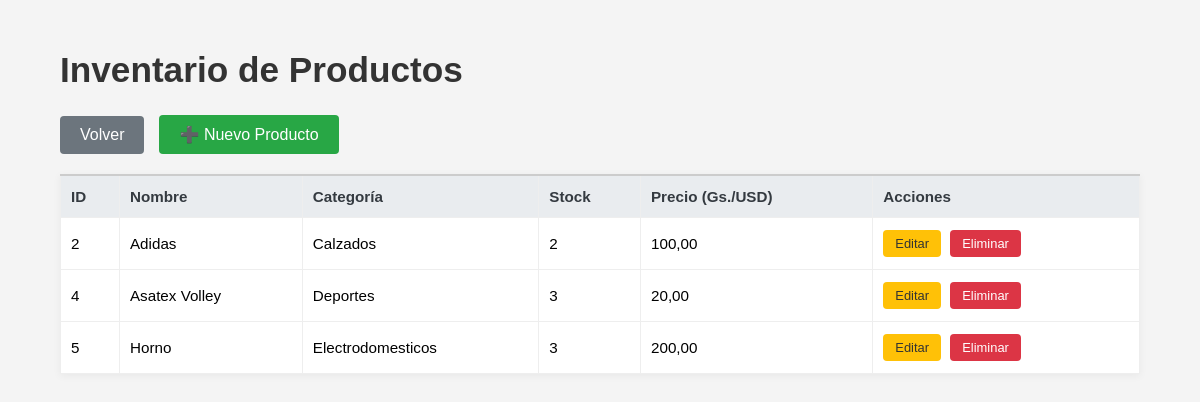
Before: /productos/ (signed in) with the older database file.
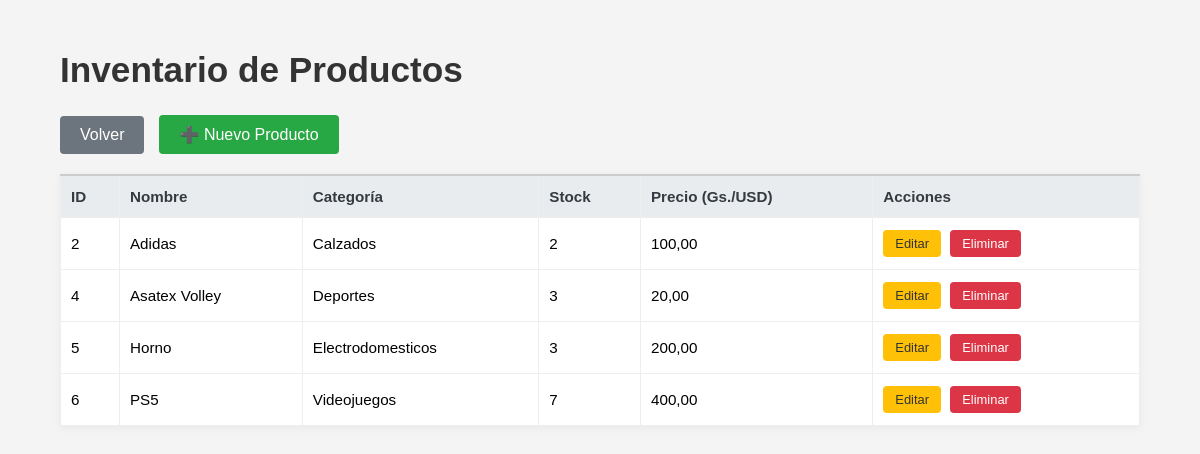
After: the same page with the newer database file.
### inventario/models.py (models this page shows, shortened)
class Producto(models.Model):
    idProducto = models.AutoField(primary_key=True)
    nombre = models.CharField(max_length=200, verbose_name='Nombre del Producto')
    categoria = models.ForeignKey(
        Categoria,
        on_delete=models.SET_NULL,
        null=True,
        blank=True,
        verbose_name='Categoría'
    )
    stock = models.IntegerField(default=0, verbose_name='Stock Disponible') # Lo actualizaremos con MovimientoStock
    precio = models.DecimalField(max_digits=10, decimal_places=2, verbose_name='Precio de Venta')
    unidad_medida = models.CharField(max_length=50, default='Unidad', verbose_name='Unidad de Medida')
    class Meta:
        verbose_name = "Producto"
        verbose_name_plural = "Productos"

class Categoria(models.Model):
    idCategoria = models.AutoField(primary_key=True) # Clave primaria autoincremental
    nombre = models.CharField(max_length=100, unique=True, verbose_name='Nombre de la Categoría')
    class Meta:
        verbose_name = "Categoría"
        verbose_name_plural = "Categorías"

### inventario/views.py (the view)
# urls.py: path('productos/', views.listar_productos, name='listar_productos'),
@login_required
def listar_productos(request):
    productos = Producto.objects.select_related('categoria').all().order_by('nombre')
    return render(request, 'producto_listado.html', {'productos': productos})

### templates/producto_listado.html (shortened to what this page needs)
{% load static %}
<!DOCTYPE html>
<html>
  <head>
    <link rel="stylesheet" href="{% static 'inventario/css/styles.css' %}" />
  </head>
  <body>
    <div
      class="container page-content"
      style="width: 90%; max-width: 1100px; margin-top: 50px"
    >
      <div class="content">
        <h2 class="main-title">Inventario de Productos</h2>
        <div
          class="form-actions"
          style="justify-content: flex-start; margin-bottom: 20px"
        >
          <a
            href="{% url 'home_inventario' %}"
            class="auth-button"
            style="
              background-color: #6c757d;
              text-decoration: none;
              margin-right: 15px;
            "
          >
            Volver
          </a>
          <a
            href="{% url 'crear_producto' %}"
            class="auth-button"
            style="background-color: #28a745; text-decoration: none"
          >
            ➕ Nuevo Producto
          </a>
        </div>
        {% if not productos %}
        <p>No hay productos registrados en el inventario.</p>
        {% else %}
        <table class="data-table">
          <thead>
            <tr>
              <th>ID</th>
              <th>Nombre</th>
              <th>Categoría</th>
              <th>Stock</th>
              <th>Precio (Gs./USD)</th>
              <th>Acciones</th>
            </tr>
          </thead>
          <tbody>
            {% for producto in productos %}
            <tr>
              <td>{{ producto.pk }}</td>
              <td>{{ producto.nombre }}</td>
              <td>{{ producto.categoria.nombre }}</td>
              <td>{{ producto.stock }}</td>
              <td>{{ producto.precio|floatformat:2 }}</td>
              <td>
                <a
                  href="{% url 'editar_producto' pk=producto.pk %}"
                  class="action-link edit-btn"
                  >Editar</a
                >
                <form
                  method="post"
                  action="{% url 'eliminar_producto' pk=producto.pk %}"
                  style="display: inline"
                  onsubmit="return confirm('¿Está seguro de que desea eliminar el producto {{ producto.nombre }}? Esta acción no se puede deshacer.');"
                >
                  <button
                    type="submit"
                    class="action-link delete-btn"
                    style="border: none; cursor: pointer"
                  >
                    Eliminar
                  </button>
                </form>
              </td>
            </tr>
            {% endfor %}
          </tbody>
        </table>
        {% endif %}
      </div>
    </div>
  </body>
</html>

Changed rows visible on the page:
added Producto: pk "6", nombre "PS5", categoria.nombre "Videojuegos", stock "7", precio "400,00"
